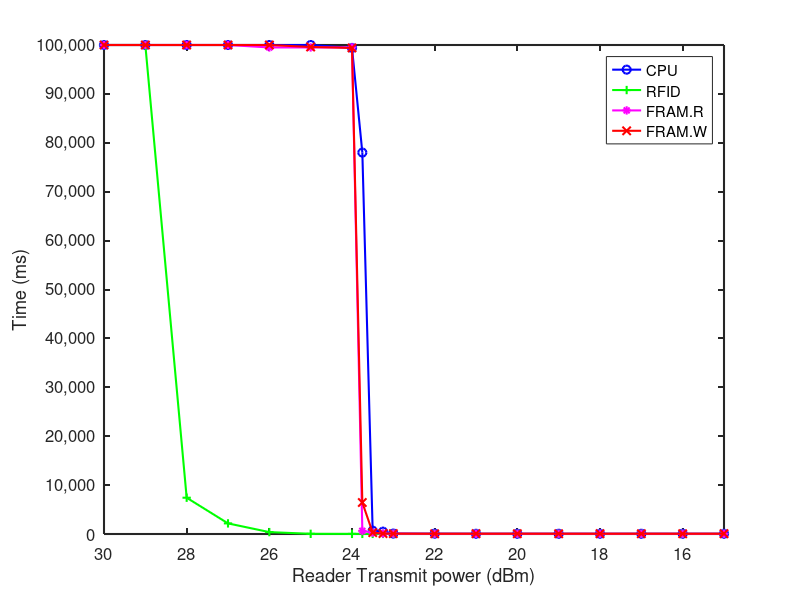
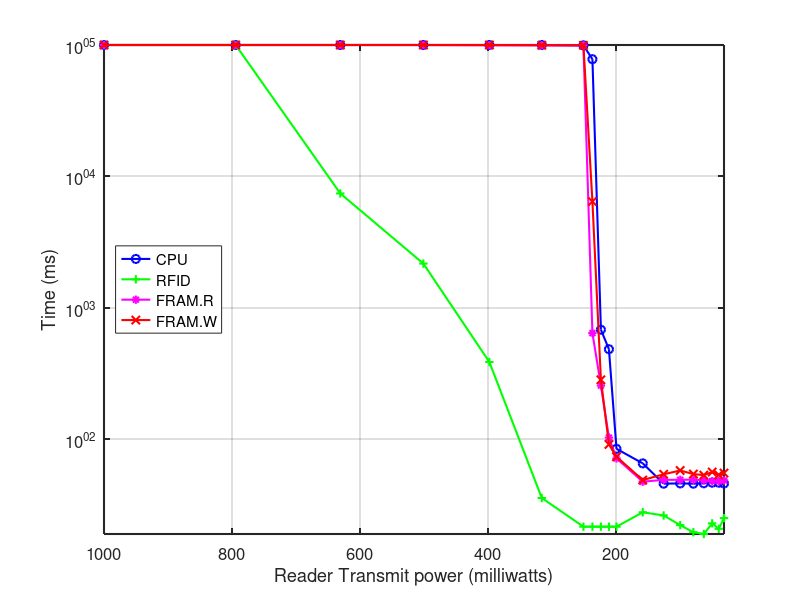
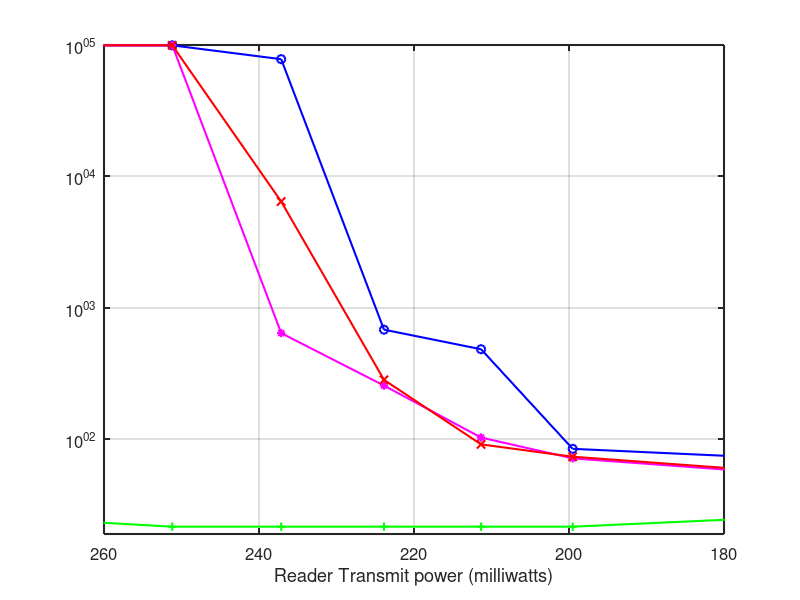

Recreate these plots in MATLAB, in order.
clear all;
close all;
clc;

% Ta_cpu =    [100e3, 100e3,  100e3,  100e3,  100e3,  100e3,  100e3,  100e3,      8.94e4,     3.46e3,     6.86e1  4.46e1, 4.59e1, 4.61e1, 4.59e1,  4.62e1, 4.67e1, 4.67e1, 4.60e1];
% Ta_fram_W = [100e3, 100e3,  100e3,  100e3,  100e3,  9.96e4,  9.96e4,9.85e4,     5.45e4,     1.70e4,     8.43e1, 5.95e1, 5.41e1, 5.78e1, 5.43e1,  5.33e1, 5.63e1, 5.35e1, 5.53e1];
% Ta_fram_R = [100e3, 100e3,  100e3,  100e3,  9.95e4,  9.95e4,  9.95e4,100e3,     2.00e3      1.15e2      7.47e1  4.96e1  4.91e1  4.91e1  4.93e1  4.86e1  4.80e1  4.79e1  4.86e1];
% Ta_rfid =   [100e3, 100e3,  7.42e3, 2.17e3, 3.87e2, 3.57e1, 2.16e1, 2.16e1,     2.16e1,     2.16e1,     2.16e1, 2.78e1, 2.63e1, 2.22e1, 1.96e1, 1.90e1, 2.29e1, 2.08e1, 2.51e1 ];
% DB =        [30,    29,     28,     27,     26,     25,     24,     23.75,      23.50,      23.25,      23,     22,     21,     20,     19,     18,     17,     16,     15];

Ta_cpu =    [100e3, 100e3,  100e3,  100e3,  100e3,  100e3,  9.94e4,  7.80e4,      6.82e2,     4.84e2,     8.45e1  6.55e1, 4.59e1, 4.61e1, 4.59e1,  4.62e1, 4.67e1, 4.67e1, 4.60e1];
Ta_fram_W = [100e3, 100e3,  100e3,  100e3,  100e3,  9.96e4,  9.94e4,6.44e3,     2.83e2,     9.14e1,     7.36e1, 4.89e1, 5.41e1, 5.78e1, 5.43e1,  5.33e1, 5.63e1, 5.35e1, 5.53e1];
Ta_fram_R = [100e3, 100e3,  100e3,  100e3,  9.95e4,  9.95e4,  9.95e4,6.42e2,     2.56e2      1.03e2      7.15e1  4.75e1  4.91e1  4.91e1  4.93e1  4.86e1  4.80e1  4.79e1  4.86e1];
Ta_rfid =   [100e3, 100e3,  7.42e3, 2.17e3, 3.87e2, 3.57e1, 2.16e1, 2.16e1,     2.16e1,     2.16e1,     2.16e1, 2.78e1, 2.63e1, 2.22e1, 1.96e1, 1.90e1, 2.29e1, 2.08e1, 2.51e1 ];
DB =        [30,    29,     28,     27,     26,     25,     24,     23.75,      23.50,      23.25,      23,     22,     21,     20,     19,     18,     17,     16,     15];


figure('Position', [440 378 560 620/3])
plot(DB,Ta_cpu,'bo-',DB,Ta_rfid,'g+-',DB,Ta_fram_R,'m*-',DB,Ta_fram_W,'rx-');
legend({'CPU';'RFID';'FRAM.R';'FRAM.W'})
xlabel('Reader Transmit power (dBm)') 
ylabel('Time (ms)') 

ylim([0 100e3])
xlim([15,30])
set(gca, 'XDir','reverse')
set(gca,'YTick',[0,10000,20000,30000,40000,50000,60000,70000,80000,90000,100000])
set(gca,'YTickLabel',{'0','10,000','20,000','30,000','40,000','50,000','60,000','70,000','80,000','90,000','100,000'})
set(gca, 'FontSize', 12, 'LineWidth', 1.5)
set(findobj(gca, 'type', 'line'), 'linew', 1.5)

%% replot in mw x-axis
Ta_cpu_linear = [];
Ta_fram_W_linear = [];
Ta_fram_R_linear = [];
Ta_rfid_linear =   [];
mw = 10.^(DB/10);
% mw_linear = 1000:-10:30;
mw_linear = mw;
mw_index = 1;
%% resampling in linear
for idx = 1:length(mw_linear)
   if(mw_linear(idx) >= mw(mw_index)) 
       Ta_cpu_linear = [Ta_cpu_linear Ta_cpu(mw_index)];
       Ta_fram_W_linear = [Ta_fram_W_linear Ta_fram_W(mw_index)];
       Ta_fram_R_linear = [Ta_fram_R_linear Ta_fram_R(mw_index)];
       Ta_rfid_linear = [Ta_rfid_linear Ta_rfid(mw_index)];
   else
       mw_index = mw_index+1;
       Ta_cpu_linear = [Ta_cpu_linear Ta_cpu(mw_index)];
       Ta_fram_W_linear = [Ta_fram_W_linear Ta_fram_W(mw_index)];
       Ta_fram_R_linear = [Ta_fram_R_linear Ta_fram_R(mw_index)];
       Ta_rfid_linear = [Ta_rfid_linear Ta_rfid(mw_index)];
   end
end
figure('Position', [440 378 560 620/3])
plot(mw_linear,Ta_cpu_linear,'bo-',mw_linear,Ta_rfid_linear,'g+-',mw_linear,Ta_fram_R_linear,'m*-',mw_linear,Ta_fram_W_linear,'rx-');
grid on;
legend({'CPU';'RFID';'FRAM.R';'FRAM.W'},'Location','west')
xlabel('Reader Transmit power (milliwatts)') 
ylabel('Time (ms)') 

ylim([0 100e3])
xlim([min(mw_linear),max(mw_linear)])
set(gca, 'XDir','reverse')
set(gca,'YTick',[0,0.0001,0.001,0.01,0.1,1,10,100,1000,10000,100000])
% set(gca,'YTickLabel',{'0','10,000','20,000','30,000','40,000','50,000','60,000','70,000','80,000','90,000','100,000'})
set(gca, 'FontSize', 12, 'LineWidth', 1.5)
set (gca,'yscale', 'log')
set(findobj(gca, 'type', 'line'), 'linew', 1.5)

figure('Position', [440 378 560/2 620/3])
plot(mw_linear,Ta_cpu_linear,'bo-',mw_linear,Ta_rfid_linear,'g+-',mw_linear,Ta_fram_R_linear,'m*-',mw_linear,Ta_fram_W_linear,'rx-');
grid on;
% legend({'CPU';'RFID';'FRAM.R';'FRAM.W'})
xlabel('Reader Transmit power (milliwatts)') 
% ylabel('Time (ms)') 

ylim([0 100e3])
xlim([180,260])
set(gca, 'XDir','reverse')
set(gca,'YTick',[0,0.0001,0.001,0.01,0.1,1,10,100,1000,10000,100000])
% set(gca,'YTickLabel',{'0','10,000','20,000','30,000','40,000','50,000','60,000','70,000','80,000','90,000','100,000'})
set(gca, 'FontSize', 12, 'LineWidth', 1.5)
set (gca,'yscale', 'log')
set(findobj(gca, 'type', 'line'), 'linew', 1.5)